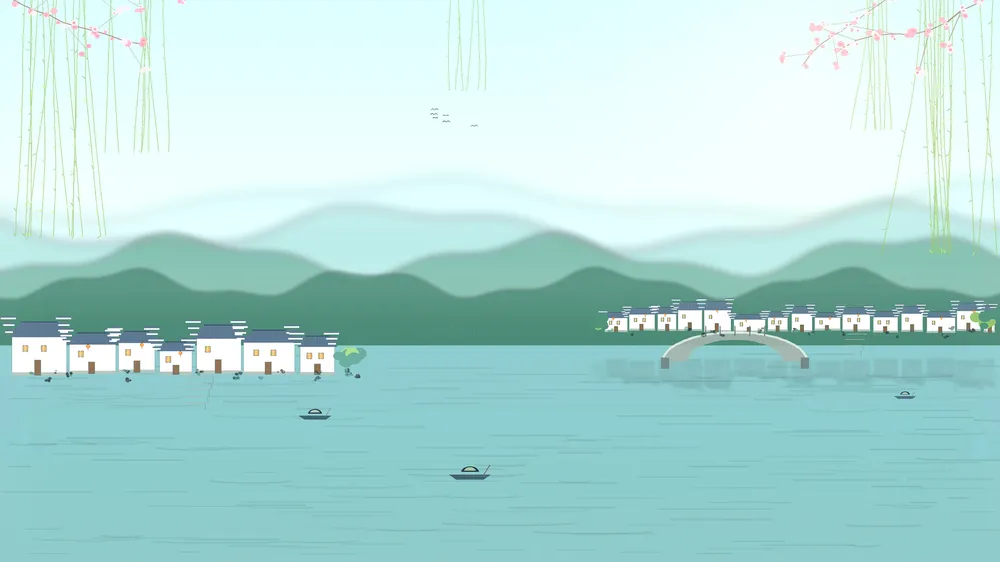
#> input picture assets/images/bg/_archive/鼋头渚_春季_v1_archive.webp, 1000 x 562 px, shrunk from 3840 x 2160 before the run
$ python round_start_logo.py '../assets/images/bg/_archive/鼋头渚_春季_v1_archive.webp'
#> lines starting #> are read from the running program, lines starting #| are printed output that depends on the picture; after the words box and inside, x2 and y2 are one past the last pixel; in counts of white or black regions, pixels touching at a corner belong together
# -*- coding: utf-8 -*-
"""给开始界面 Logo（assets/images/start_logo.png）加圆角。

为什么单独一个脚本、不塞进图标管线
------------------------------------
开始界面那块 76px 的展示图是**独立**的 `start_logo.png`（保留内部流线版，
与窗口/任务栏走 `icon_source.png` 管线的简化剪影**故意不是同一张**）。
它不走 `image_gen/icon.py` 的五份产物生成，所以圆角也要单独处理 —— 否则
`make_art.py` 一跑、背景/图标重生成，这块展示图的圆角就被"漏掉"又变回方角。

圆角比例取 0.20，与 `icon.py` 的 `SRC_RADIUS`(0.22) 观感协调（略小一点，
因为展示图是方底实心图，太大反而会显得空）。

做法：RGB → RGBA，四角按圆角矩形蒙版**裁透明**（不重绘内容）。
源图本身没有透明区，所以 `alpha = min(原 alpha, 圆角蒙版)` 等价、且幂等 ——
重复跑不会把圆角越裁越小，也不破坏任何已有透明区。

English:
Round the corners of the start-screen logo (assets/images/start_logo.png).
Why a standalone script, not in the icon pipeline
------------------------------------
The 76px display image on the start screen is the **standalone** `start_logo.png`
(the version with interior streamlines, intentionally NOT the same as the simplified
silhouette that window/taskbar get through the `icon_source.png` pipeline).
It doesn't go through `image_gen/icon.py`'s five-artifact generation, so its corners
must be rounded separately -- otherwise one run of `make_art.py` (which regenerates the
background/icons) would "miss" this display image and turn it back into a square.
Corner radius is 0.20, coordinated with `icon.py`'s `SRC_RADIUS` (0.22) for a consistent
look (a touch smaller, since the display image is a solid square and too much would look empty).
Method: RGB -> RGBA, cut the four corners transparent by a rounded-rectangle mask (no redraw).
The source has no transparency, so `alpha = min(src alpha, rounded mask)` is equivalent and
idempotent -- rerunning won't shrink the corners further, nor destroy any existing transparency.
"""
from __future__ import annotations

import sys
from pathlib import Path

from PIL import Image, ImageDraw

APP_DIR = Path(__file__).resolve().parent.parent
IMG = APP_DIR / 'assets' / 'images'

#: 圆角半径占短边的比例（与 `icon.py` 的 `SRC_RADIUS` 协调，见文件头）。
# [EN] Corner radius as a ratio of the shorter side (coordinated with `icon.py`'s `SRC_RADIUS`; see header).
ROUND_RATIO = 0.20


def round_start_logo(path: 'Path | str' = None, ratio: float = ROUND_RATIO,
                     *, backup: bool = True) -> Path:
    """给 `start_logo.png` 四角裁透明；返回处理后的文件路径。

    **始终从方角原图重新生成**（参数驱动、幂等）：第一次跑把当前的 `start_logo.png`
    备份成方角原图（`logo_drafts/start_logo_pre-rounded.png`）；之后每次都从这份
    方角原图 apply 当前半径。这样改半径（包括反例法把半径改 0）能**真正**落到位图上 ——
    若改成"在已圆角的图上增量 min"，旧透明会被保留，关掉圆角也看不出来。

    `backup=True` 时仅首次备份方角原图，之后不覆盖（留作可恢复的原始方角图）。

        English:
    Cut the four corners of `start_logo.png` transparent; return the processed path.
    **Always regenerate from the square original** (parameter-driven, idempotent): the first run
    backs up the current `start_logo.png` as a square original
    (`logo_drafts/start_logo_pre-rounded.png`); every later run applies the current radius to that
    square original. This way changing the radius (including the counter-example setting it to 0)
    **actually** lands on the bitmap -- if we instead did an incremental min on an already-rounded
    image, the old transparency would persist and turning rounding off would be invisible.
    With `backup=True`, the square original is backed up only on the first run, not overwritten
    afterwards (kept as a recoverable original square image).
    """
#> called with ratio = 0.2, backup = True
    path = Path(path) if path else IMG / 'start_logo.png'
    bak = APP_DIR / 'logo_drafts' / 'start_logo_pre-rounded.png'

    if bak.exists():
        # 之后的每次：从方角原图 apply 当前半径（不受 start_logo 当前状态影响）。
        # [EN] Every later run: apply the current radius to the square original (independent of
        # [EN] start_logo's current state).
        src = Image.open(bak)
    else:
        if not path.exists():
            raise FileNotFoundError(f'找不到开始界面 Logo：{path}')
        src = Image.open(path)
#> src is the input picture: PIL image 1000x562 RGB; mean R, G, B 177.2, 218.8, 215.7
        if backup:
            # 仅首次备份方角原图（此时 path 还是方角）。
            # [EN] Back up the square original only on the first run (path is still square here).
            bak.parent.mkdir(parents=True, exist_ok=True)
            bak.write_bytes(path.read_bytes())

    im = src.convert('RGBA')
    W, H = im.size
#> W = 1000; H = 562
    # ★ 半径按短边比例算（方图即边长比例）。改成 0 就是方角 —— 反例法就是打这个。
    # [EN] ★ Radius from the shorter side ratio (square image ⇒ edge ratio). 0 means square corners --
    # [EN] the counter-example method targets exactly this line.
    radius = int(min(W, H) * ratio)
#> radius = 112
    # 圆角矩形蒙版：圆角内不透明、四角透明。
    # [EN] Rounded-rect mask: opaque inside the rounded rect, transparent at the four corners.
    mask = Image.new('L', (W, H), 0)
#> mask: PIL image 1000x562 L; every value is 0
    ImageDraw.Draw(mask).rounded_rectangle(
        [0, 0, W - 1, H - 1], radius=radius, fill=255)
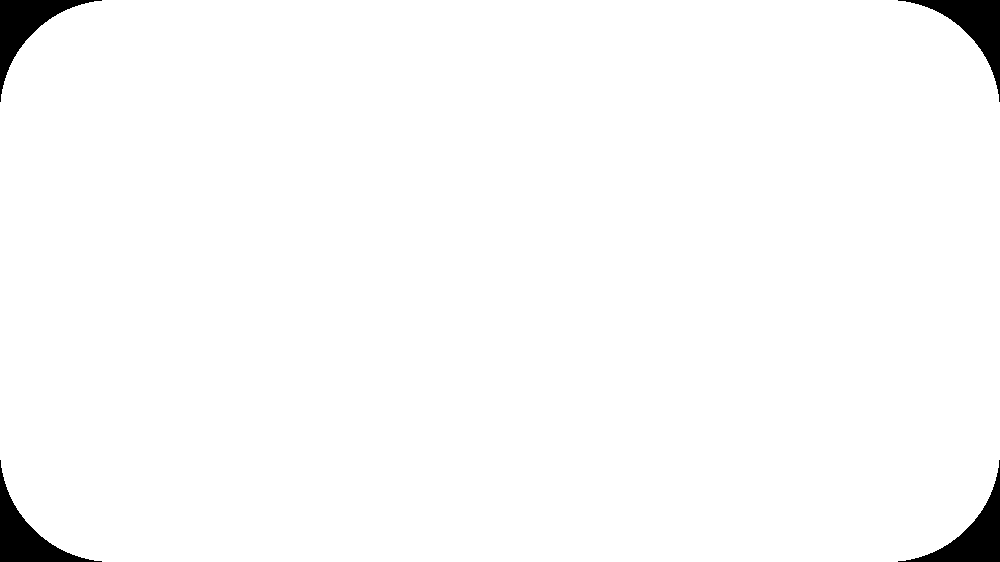
#> mask: PIL image 1000x562 L; 98.1% white; 4 black regions, box (x1, y1, x2, y2) and area: (0, 0, 102, 102) 2725, (898, 0, 1000, 102) 2725, (0, 460, 102, 562) 2725, (898, 460, 1000, 562) 2725
    # 源是方角实心图（无透明），直接把蒙版当作 alpha —— 半径即形状，参数驱动。
    # [EN] The source is a square solid image (no transparency); use the mask directly as alpha --
    # [EN] the radius is the shape, parameter-driven.
    im.putalpha(mask)
    im.save(path)
    return path


if __name__ == '__main__':
    target = sys.argv[1] if len(sys.argv) > 1 else None
    out = round_start_logo(target)
    print(f'已加圆角：{out}')
